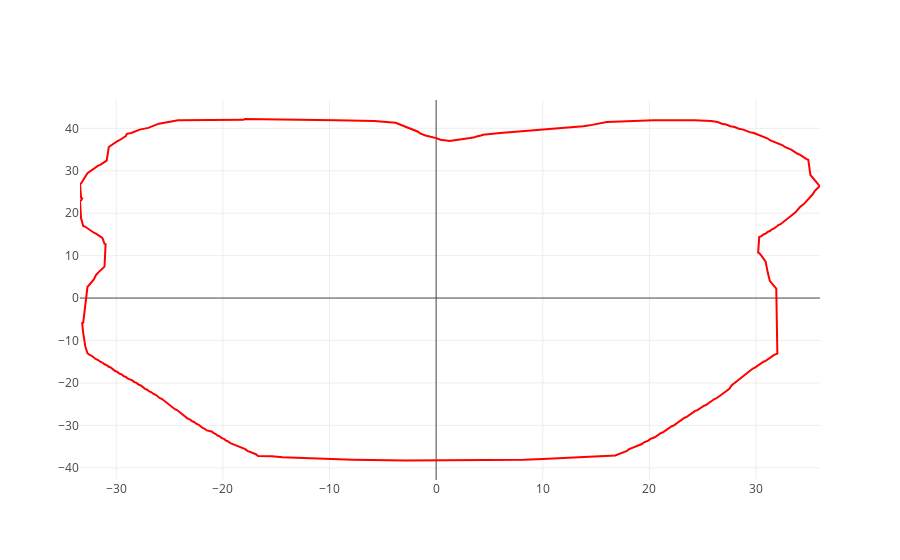
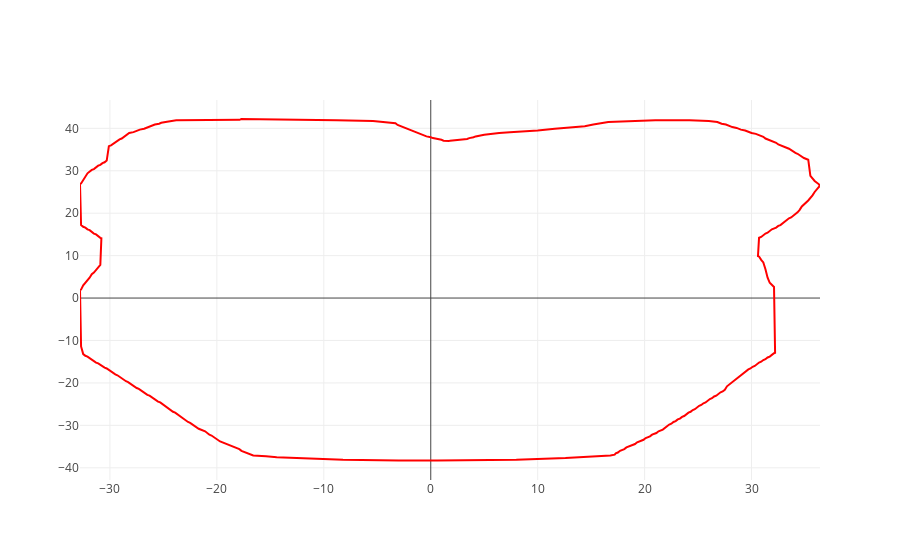

The cell these charts' notebook holds for them, in order:
### Code cell
import plotly.express as px
import plotly.graph_objects as go
for fld_name, field_df in df.groupby('Field ID'):
    st.subheader(fld_name)
    fig_scatt = None

    for _, dfc_field in dfc[dfc['Beam ID'] == fld_name].groupby('Contour Idx'):
        structure_id = dfc_field['Structure ID'][0]
        fig_scatt = go.Figure([go.Scatter(
            x=dfc_field['Points X'], y=dfc_field['Points Y'], mode='lines',
            name=structure_id)]
        )
        fig_scatt.update_traces(line_color=dfc_field['Color'][0], selector=dict(name='PTV'))

    #st.plotly_chart(fig_scatt, use_container_width=True)
    iplot(fig_scatt)

### Figure 1 — Plotly figure (JSON) as saved in the notebook; plotly's stock layout.template omitted (floating-point values rounded to 4 significant figures; data arrays with more than 128 entries replaced by an {"elided": "..."} marker saying what was removed)
{"data": [{"line": {"color": "#FF0000"}, "mode": "lines", "name": "PTV", "type": "scatter", "x": {"elided": "260 float values"}, "y": {"elided": "260 float values"}}], "layout": {"autosize": true, "xaxis": {"autorange": true, "range": [-33.4, 36.0], "type": "linear"}, "yaxis": {"autorange": true, "range": [-42.88, 46.68], "type": "linear"}}}

### Figure 2 — Plotly figure (JSON) as saved in the notebook; plotly's stock layout.template omitted (floating-point values rounded to 4 significant figures; data arrays with more than 128 entries replaced by an {"elided": "..."} marker saying what was removed)
{"data": [{"line": {"color": "#FF0000"}, "mode": "lines", "name": "PTV", "type": "scatter", "x": {"elided": "250 float values"}, "y": {"elided": "250 float values"}}], "layout": {"autosize": true, "xaxis": {"autorange": true, "range": [-32.8, 36.4], "type": "linear"}, "yaxis": {"autorange": true, "range": [-42.88, 46.68], "type": "linear"}}}
